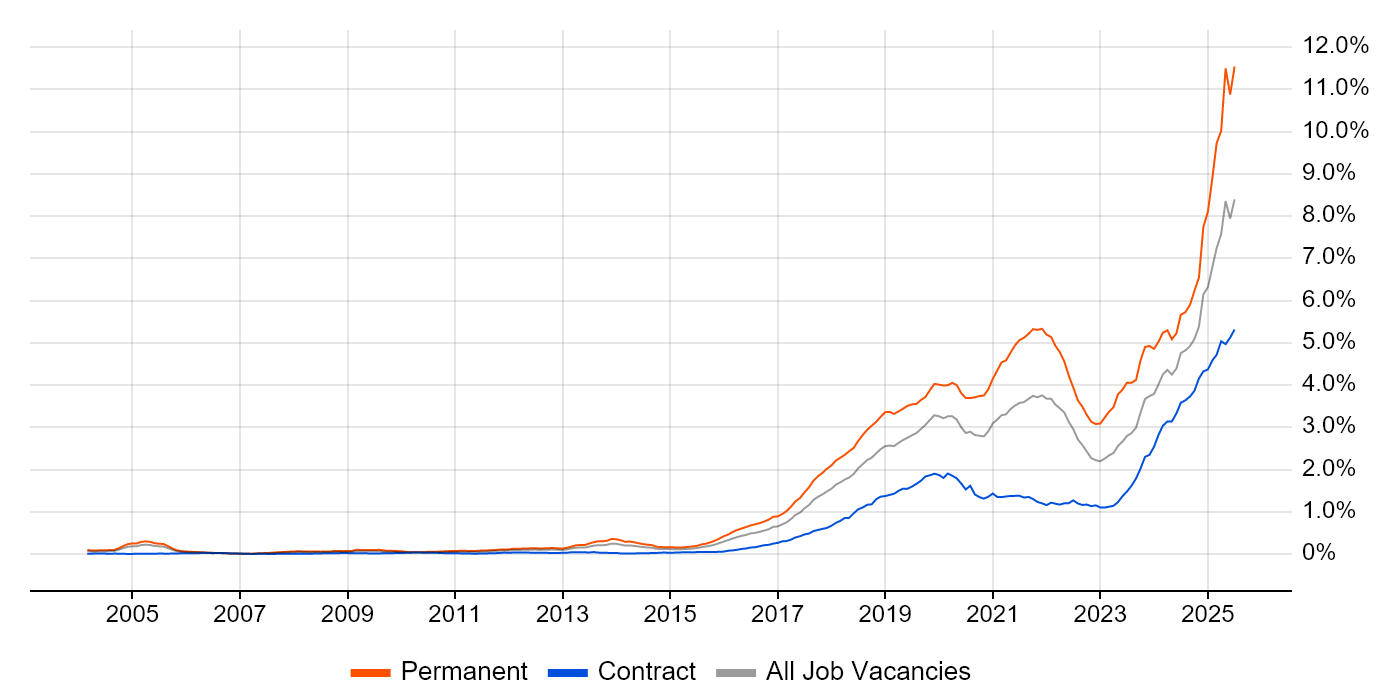
#> input picture views/charts/scraped/converted/artificial-intelligence.png, 1400 x 700 px, found by its file name
$ python analyze_chart_boundaries.py
#> lines starting #> are read from the running program, lines starting #| are printed output that depends on the picture; after the words box and inside, x2 and y2 are one past the last pixel; in counts of white or black regions, pixels touching at a corner belong together
"""Analyze chart boundaries to find exact pixel coordinates."""

import cv2
import numpy as np
from pathlib import Path

# Load the converted PNG
img_path = Path("views/charts/scraped/converted/artificial-intelligence.png")
img = cv2.imread(str(img_path))
#> img is the input picture: shape (700, 1400, 3); mean B, G, R 249.8, 249.6, 250
height, width = img.shape[:2]
#> height = 700; width = 1400

print(f"Image dimensions: {width}x{height}")
#| Image dimensions: 1400x700

# Convert to grayscale for edge detection
gray = cv2.cvtColor(img, cv2.COLOR_BGR2GRAY)

# Find vertical lines (for x-axis boundaries)
edges = cv2.Canny(gray, 50, 150)
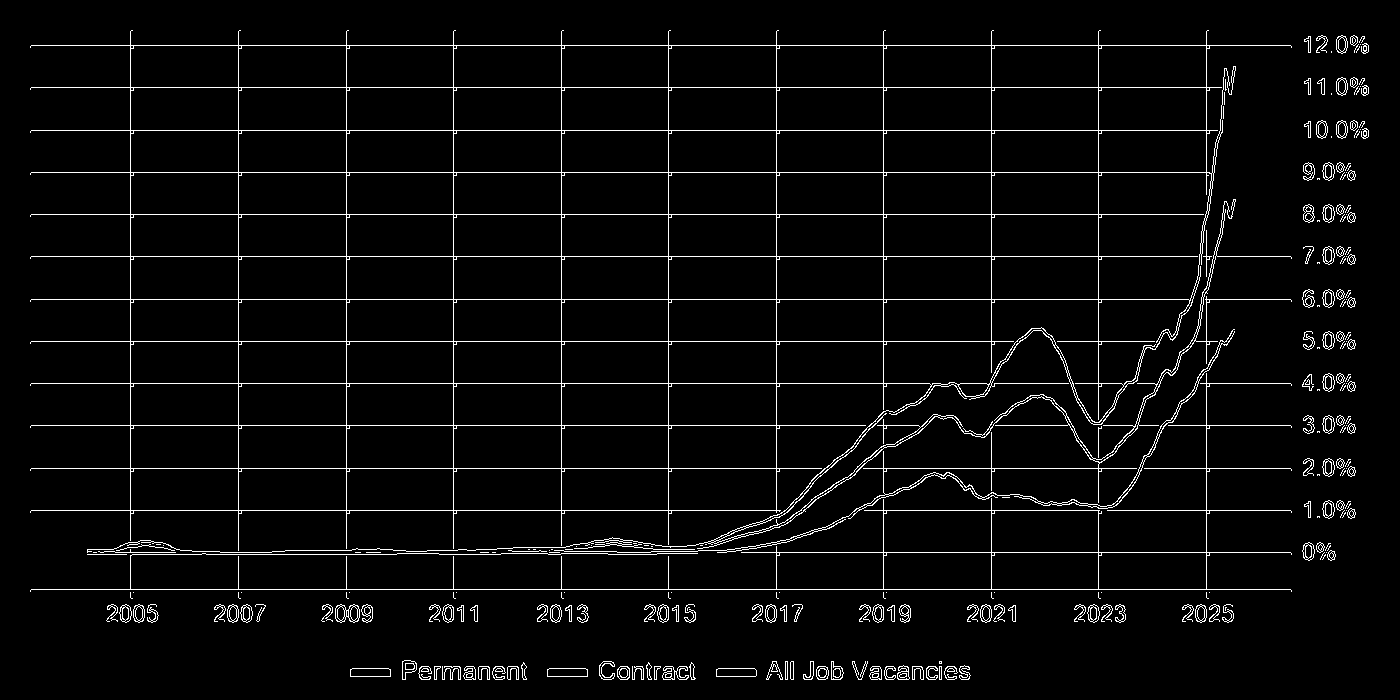
#> edges: shape (700, 1400); 3.9% white in thin lines or dots, all inside (x1, y1, x2, y2) = (30, 30, 1369, 680)
lines = cv2.HoughLinesP(edges, 1, np.pi/180, 100, minLineLength=100, maxLineGap=10)
#> lines = 46 rows, first 6: [31, 468, 829, 468], [31, 45, 1290, 45], [31, 299, 1290, 299], [31, 130, 1222, 130], [31, 341, 1020, 341], [31, 589, 1290, 589]

# Find leftmost and rightmost vertical lines
vertical_lines = []
if lines is not None:
    for line in lines:
        x1, y1, x2, y2 = line[0]
        # Check if line is mostly vertical
        if abs(x2 - x1) < 5 and abs(y2 - y1) > 50:
            vertical_lines.append(x1)
#> this loop made 46 passes
#> (x1, y1, x2, y2) on passes 1 to 12: (31, 468, 829, 468), (31, 45, 1290, 45), (31, 299, 1290, 299), (31, 130, 1222, 130), (31, 341, 1020, 341), (31, 589, 1290, 589), (31, 256, 1290, 256), (31, 172, 1214, 172), (31, 425, 926, 425), (31, 214, 1208, 214), (31, 383, 1160, 383), (854, 510, 1290, 510)
#> after the loop, vertical_lines = [991, 238, 883, 668, 1206, 776, 453, 1098, 561, 346, 130, 1206]

if vertical_lines:
    chart_left = min(vertical_lines)
#> chart_left = 130
    chart_right = max(vertical_lines)
#> chart_right = 1206
    print(f"Detected chart boundaries: left={chart_left}, right={chart_right}")
#| Detected chart boundaries: left=130, right=1206

# Find horizontal lines (for y-axis boundaries)
horizontal_lines = []
if lines is not None:
    for line in lines:
        x1, y1, x2, y2 = line[0]
        # Check if line is mostly horizontal
        if abs(y2 - y1) < 5 and abs(x2 - x1) > 50:
            horizontal_lines.append(y1)
#> after the loop, horizontal_lines = 31 values, max 679 at index 18, min 45 at index 1, mean 503.9

if horizontal_lines:
    chart_top = min(horizontal_lines)
#> chart_top = 45
    chart_bottom = max(horizontal_lines)
#> chart_bottom = 679
    print(f"Detected chart boundaries: top={chart_top}, bottom={chart_bottom}")
#| Detected chart boundaries: top=45, bottom=679

# Also check for grid pattern
# The chart has a distinctive grid pattern we can use
# Look for the actual data area by finding where the grid starts/ends

# Create debug image
debug_img = img.copy()
if vertical_lines:
    for x in vertical_lines[:5]:  # Show first 5 vertical lines
        cv2.line(debug_img, (x, 0), (x, height), (0, 255, 0), 1)
#> this loop made 5 passes
#> x on passes 1 to 5: 991, 238, 883, 668, 1206
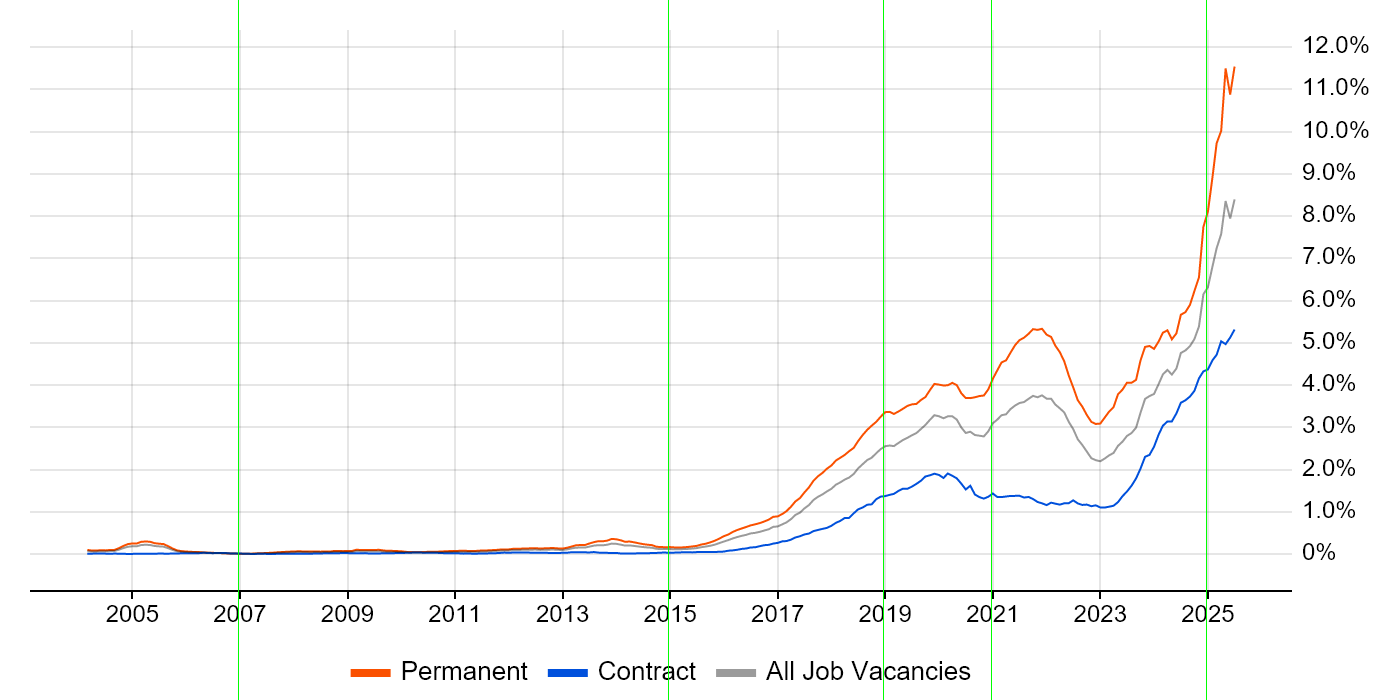
#> debug_img: shape (700, 1400, 3); 0.36% of pixels changed, all inside (x1, y1, x2, y2) = (238, 0, 1207, 700)
if horizontal_lines:
    for y in horizontal_lines[:5]:  # Show first 5 horizontal lines
        cv2.line(debug_img, (0, y), (width, y), (0, 255, 0), 1)
#> this loop made 5 passes
#> y on passes 1 to 5: 468, 45, 299, 130, 341
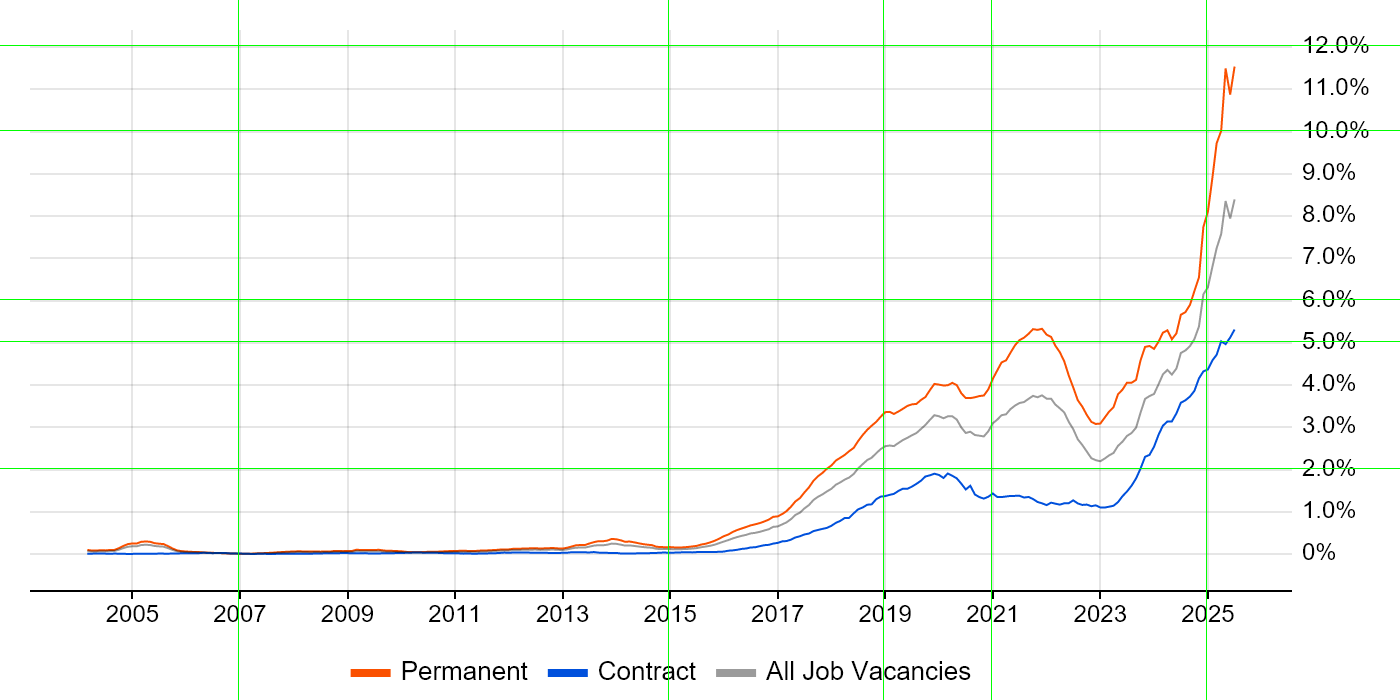
#> debug_img: shape (700, 1400, 3); 0.71% of pixels changed, all inside (x1, y1, x2, y2) = (0, 45, 1400, 469)

# Save debug image
cv2.imwrite("chart_boundaries_debug.png", debug_img)

# Manual inspection of the chart shows approximate boundaries
print("\nBased on visual inspection:")
print("Chart left edge: ~85-90 pixels (after Y-axis labels)")
print("Chart right edge: ~1280-1290 pixels (before right margin)")
print("Chart top edge: ~105-110 pixels (after title)")
print("Chart bottom edge: ~540-545 pixels (before X-axis labels)")

# Looking at the grid, we can see:
# - X-axis spans from 2005 to 2025 in the labels
# - But the actual data might start earlier (2004) based on manual data
# - Y-axis shows 0% at bottom to 12% at top

$ run again, with views/charts/scraped/converted/web-development.png copied over views/charts/scraped/converted/artificial-intelligence.png
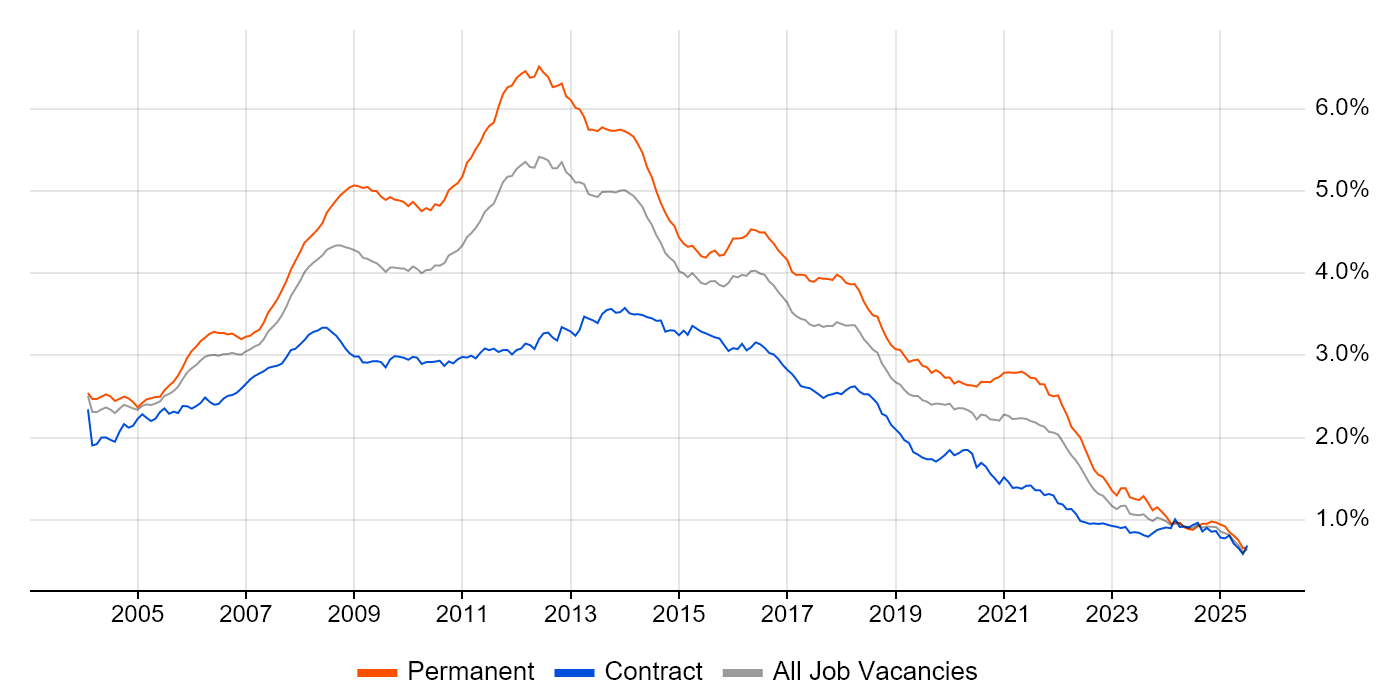
#> input picture views/charts/scraped/converted/web-development.png, 1400 x 700 px, found by its file name
#> img is the input picture: shape (700, 1400, 3); mean B, G, R 250.5, 250.3, 250.7
#| Image dimensions: 1400x700
#> `edges = cv2.Canny(gray, 50, 150)`:
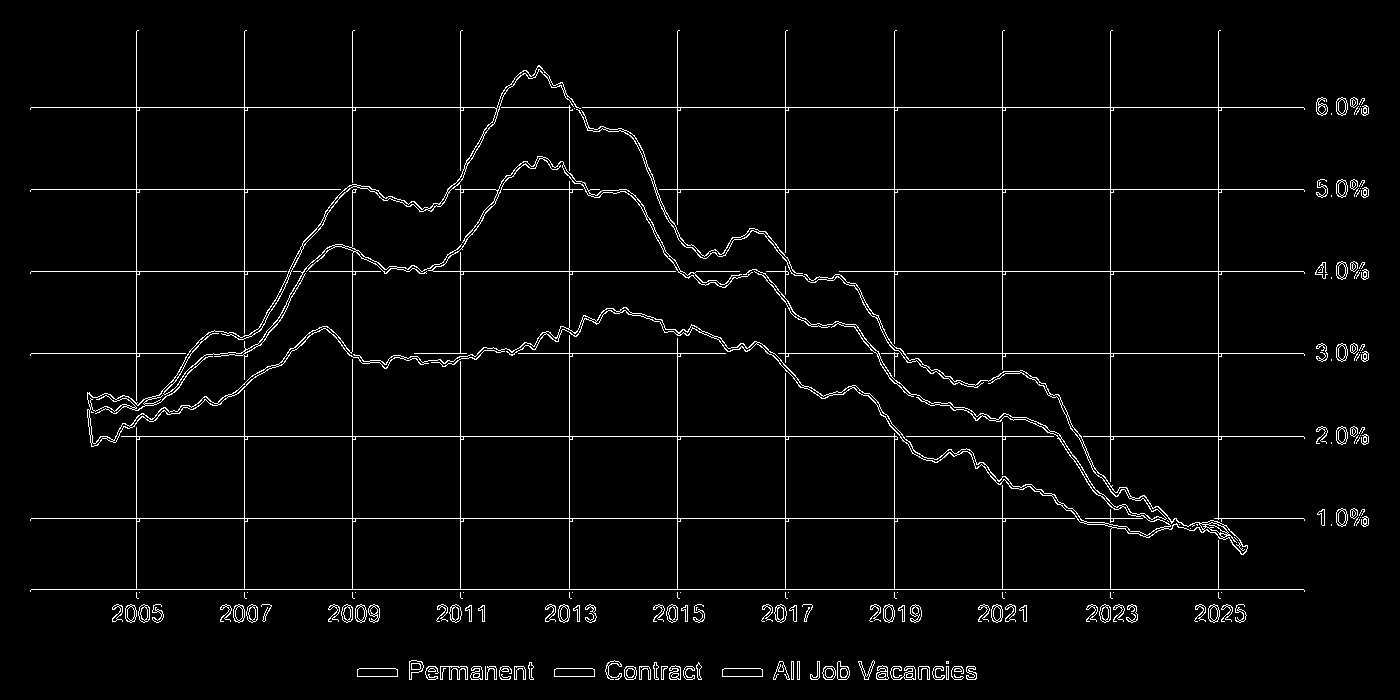
#> edges: shape (700, 1400); 3.1% white in thin lines or dots, all inside (x1, y1, x2, y2) = (30, 30, 1369, 680)
#> lines = 32 rows, first 6: [31, 107, 1303, 107], [31, 589, 1303, 589], [90, 436, 1060, 436], [654, 189, 1303, 189], [31, 518, 1176, 518], [31, 271, 388, 271]
#> the loop `for line in lines:` made 32 passes
#> after the loop `for line in lines:`: vertical_lines = [244, 1110, 1218, 136, 352, 1002, 460, 894, 569, 785, 677, 677]
#> chart_left = 136
#> chart_right = 1218
#| Detected chart boundaries: left=136, right=1218
#> after the loop `for line in lines:`: horizontal_lines = [107, 589, 436, 189, 518, 271, 353, 353, 676, 668, 679, 666, 271, 677, 676, 669, 677, 671, 670, 673]
#> chart_top = 107
#> chart_bottom = 679
#| Detected chart boundaries: top=107, bottom=679
#> the loop `for x in vertical_lines[:5]:` made 5 passes
#> x on passes 1 to 5: 244, 1110, 1218, 136, 352
#> the loop `for y in horizontal_lines[:5]:` made 5 passes
#> y on passes 1 to 5: 107, 589, 436, 189, 518
#> after the loop `for y in horizontal_lines[:5]:`:
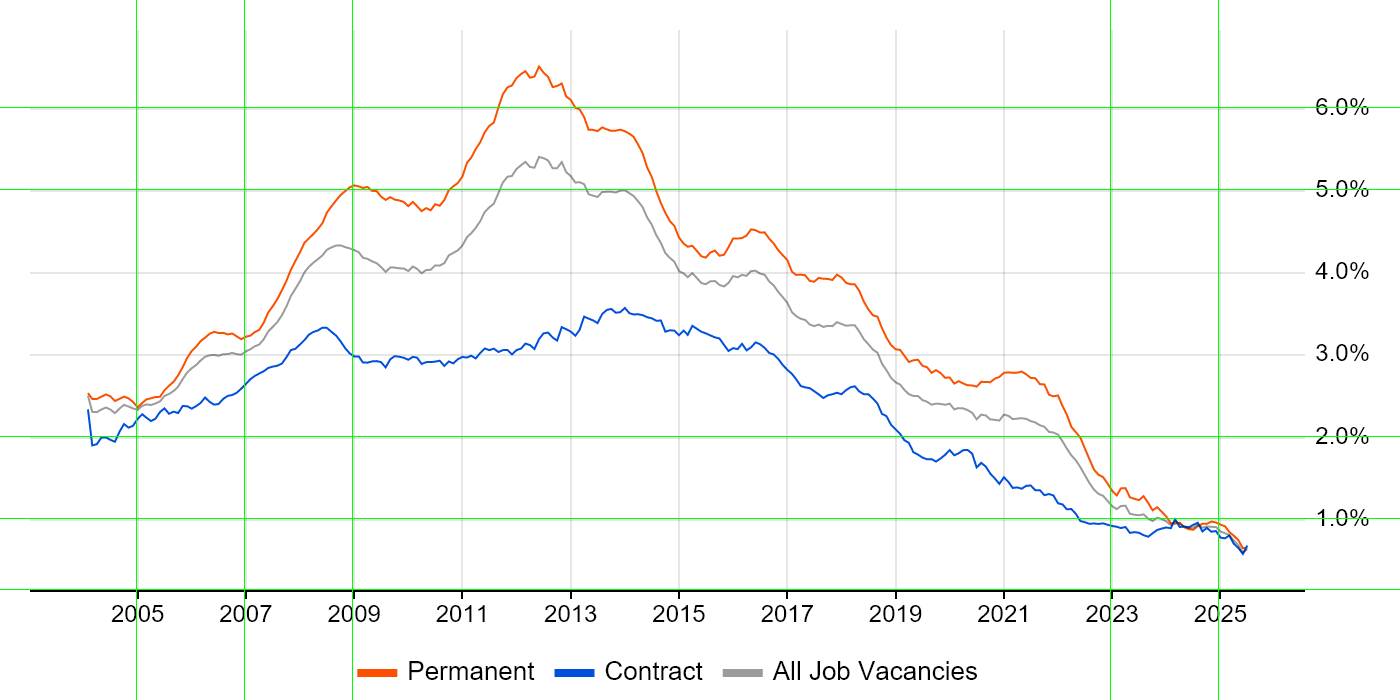
#> debug_img: shape (700, 1400, 3); mean B, G, R 247.8, 250.3, 248
